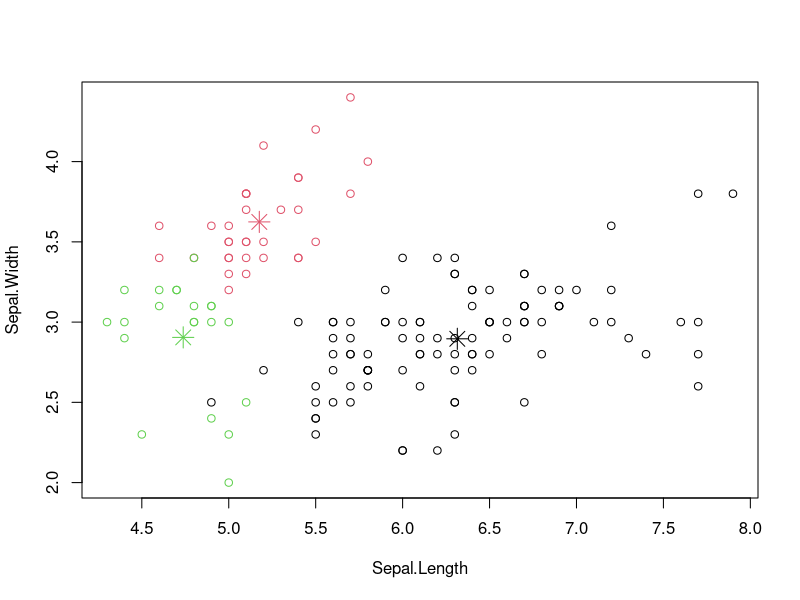

Generate this figure with R:
# Simple Cluster
newiris <- iris
newiris$Species <- NULL

# Use KMeans w/newiris data cluster size 3
(kc <- kmeans(newiris, 3)) 

# view table results
table(iris$Species, kc$cluster)

# Plot results
plot(newiris[c("Sepal.Length", "Sepal.Width")], col=kc$cluster)
points(kc$centers[,c("Sepal.Length", "Sepal.Width")], col=1:3, pch=8, cex=2)